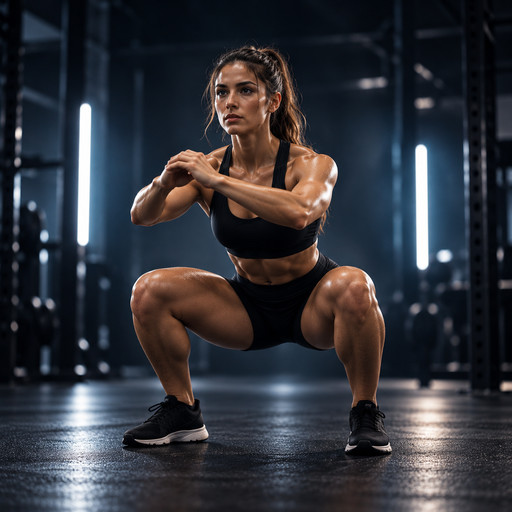
#> input picture homebrew/fitbrew/assets/pose_0.jpg, 512 x 512 px; its folder holds only this picture in this run
$ python generate_assets.py pose_0.jpg
#> lines starting #> are read from the running program, lines starting #| are printed output that depends on the picture
#!/usr/bin/env python3
"""FITBREW v0.1.3 offline photo staging.

Uses original AI-generated workout JPGs from the repository, never the prior
Unsplash placeholders. Prepares package-ready 512x512 JPEG + RGBA8, plus icon.
"""
from pathlib import Path
from PIL import Image, ImageDraw, ImageFont, ImageOps, ImageEnhance, ImageFilter
from io import BytesIO
import hashlib
import shutil
import sys
import time
import urllib.request

SRC = Path(__file__).resolve().parent
TARGET = Path(sys.argv[1])
(TARGET / 'assets').mkdir(parents=True, exist_ok=True)
(TARGET / 'sce_sys').mkdir(parents=True, exist_ok=True)
PHOTO_COUNT=12

def source_photo(index: int):
#> called with index = 0
    file=SRC/f"pose_{index}.jpg"
    if not file.is_file():
        raise RuntimeError(f"FITBREW AI source missing: {file}. Run import_ai_photos.py")
    with Image.open(file) as im:
#> im is the input picture: PIL image 512x512 RGB; mean R, G, B 50, 51.7, 58.4
        if im.width<256 or im.height<256:
            raise RuntimeError(f"FITBREW invalid AI photo dimensions: {file}")
        return im.convert("RGB")

def grade_photo(image):
    image = ImageOps.fit(image, (512,512), method=Image.Resampling.LANCZOS,
                         centering=(.50,.43))
    image = ImageEnhance.Color(image).enhance(.74)
    image = ImageEnhance.Contrast(image).enhance(1.17)
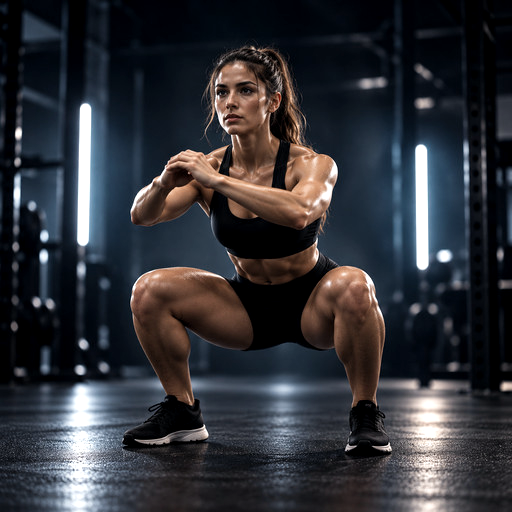
#> image: PIL image 512x512 RGB; mean R, G, B 49.3, 50.6, 56.2
    image = ImageEnhance.Brightness(image).enhance(.84)
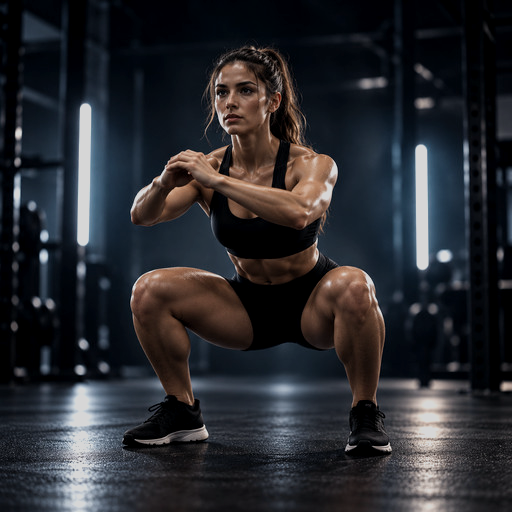
#> image: PIL image 512x512 RGB; mean R, G, B 41, 42.1, 46.8
    # Fine dark vignette on the sides makes oversized TV cards coherent.
    matte = Image.new('RGBA',(512,512),(0,0,0,0))
#> matte: PIL image 512x512 RGBA; every value is 0
    pix=matte.load()
    for y in range(512):
        for x in range(512):
            edge = min(x,511-x)/256
            darkness = int(48 * max(0.0,1.0-edge) ** 1.3)
            pix[x,y]=(4,9,16,darkness)
    return Image.alpha_composite(image.convert('RGBA'),matte).convert('RGB')
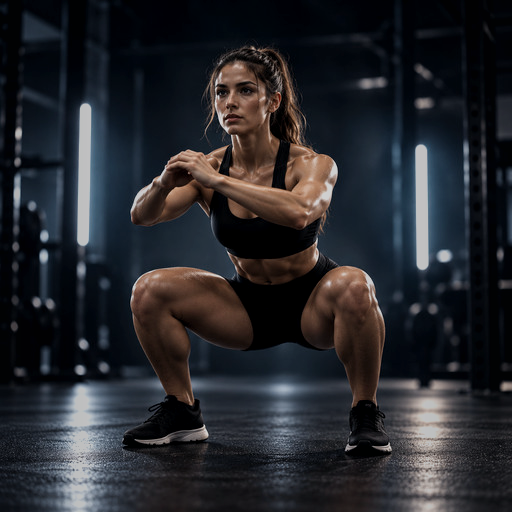
#> returned value: PIL image 512x512 RGB; mean R, G, B 38.4, 39.5, 44.3

for i in range(PHOTO_COUNT):
    im=grade_photo(source_photo(i))
    jpg=TARGET / 'assets' / f'pose_{i}.jpg'
    raw=TARGET / 'assets' / f'pose_{i}.rgba'
    im.save(jpg,format='JPEG',quality=89,optimize=True,subsampling=0)
    rgba=im.convert('RGBA').tobytes()
    assert len(rgba)==512*512*4
    raw.write_bytes(rgba)
#> (the run stopped early here; a loop or call above may not have finished)
